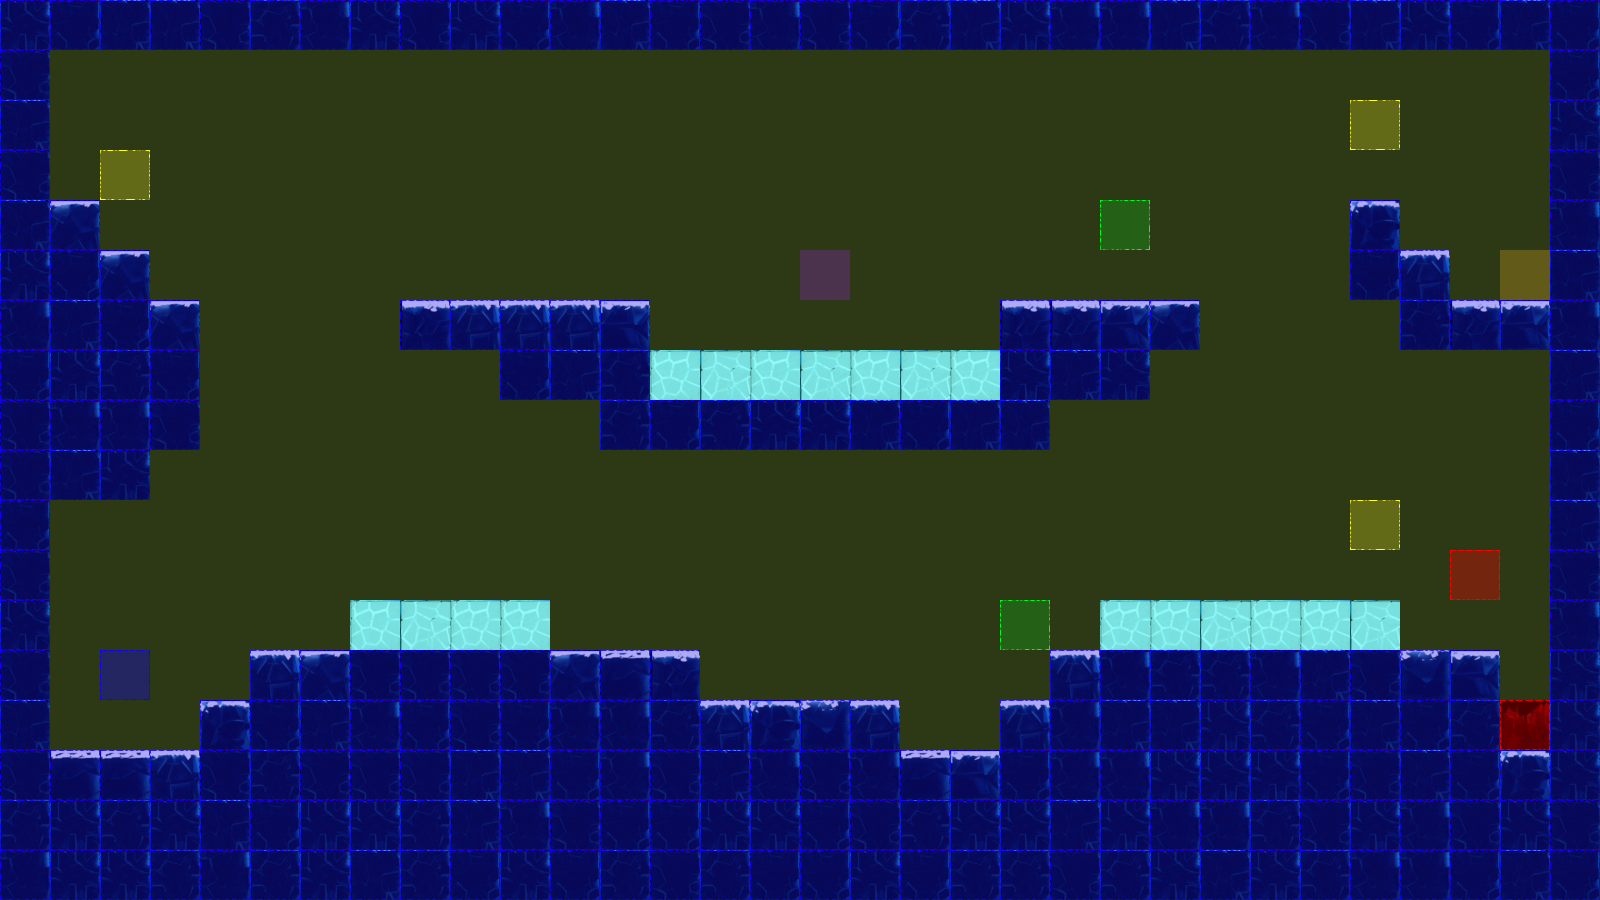

A level layout from a 2D game, rendered from its tile map. Below: a short description, then the map file with tile-grid data replaced by summaries:
An orthogonal 32x18 tile map with 50x50 px tiles, 3 tile layers (terrain, collision, event), 2 tilesets.

<map version="1.0" orientation="orthogonal" renderorder="left-up" width="32" height="18" tilewidth="50" tileheight="50" nextobjectid="3">
 <tileset firstgid="1" name="frozenPlainsTile" tilewidth="50" tileheight="50" tilecount="50" columns="10">
  <image source="tiles/iceTile.png" width="500" height="251" />
 </tileset>
 <tileset firstgid="51" name="collisionTile" tilewidth="50" tileheight="50" tilecount="12" columns="3">
  <image source="tiles/collisionTile.png" width="150" height="200" />
 </tileset>
 <layer name="terrain" width="32" height="18">
  <data>[576 cells, 260 non-empty, 16 distinct tile ids]</data>
 </layer>
 <layer name="collision" width="32" height="18" opacity="0.9">
  <data>[576 cells, 576 non-empty, 4 distinct tile ids]</data>
 </layer>
 <layer name="event" width="32" height="18">
  <data>[576 cells, 9 non-empty, 6 distinct tile ids]</data>
 </layer>
</map>
